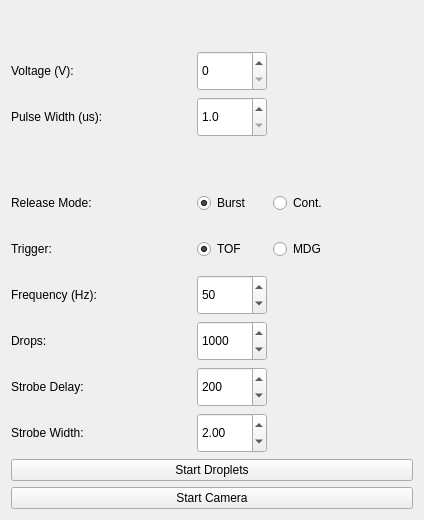
           <widget class="QWidget" name="tab_singlePulse">
            <attribute name="title">
             <string>Single Pulse</string>
            </attribute>
            <layout class="QVBoxLayout" name="verticalLayout_5">
             <item>
              <layout class="QGridLayout" name="gridLayout_singlepulse" rowstretch="0,0,0,0,0,0,0,0,0,0" rowminimumheight="40,40,40,40,40,40,40,40,40,40" columnminimumwidth="180,70,70,70">
               <property name="sizeConstraint">
                <enum>QLayout::SetMinimumSize</enum>
               </property>
               <item row="7" column="1">
                <widget class="QSpinBox" name="spinBoxDrops_sgl">
                 <property name="sizePolicy">
                  <sizepolicy hsizetype="Ignored" vsizetype="Ignored">
                   <horstretch>0</horstretch>
                   <verstretch>0</verstretch>
                  </sizepolicy>
                 </property>
                 <property name="keyboardTracking">
                  <bool>false</bool>
                 </property>
                 <property name="minimum">
                  <number>1</number>
                 </property>
                 <property name="maximum">
                  <number>32000</number>
                 </property>
                 <property name="value">
                  <number>1000</number>
                 </property>
                </widget>
               </item>
               <item row="5" column="0">
                <widget class="QLabel" name="label_sgltrigger">
                 <property name="sizePolicy">
                  <sizepolicy hsizetype="Ignored" vsizetype="Ignored">
                   <horstretch>0</horstretch>
                   <verstretch>0</verstretch>
                  </sizepolicy>
                 </property>
                 <property name="text">
                  <string>Trigger:</string>
                 </property>
                </widget>
               </item>
               <item row="4" column="2">
                <widget class="QRadioButton" name="radioButton_sglreleaseCont">
                 <property name="sizePolicy">
                  <sizepolicy hsizetype="Ignored" vsizetype="Ignored">
                   <horstretch>0</horstretch>
                   <verstretch>0</verstretch>
                  </sizepolicy>
                 </property>
                 <property name="text">
                  <string>Cont.</string>
                 </property>
                 <property name="autoExclusive">
                  <bool>true</bool>
                 </property>
                 <attribute name="buttonGroup">
                  <string notr="true">buttonGroup_singleRelease</string>
                 </attribute>
                </widget>
               </item>
               <item row="5" column="2">
                <widget class="QRadioButton" name="radioButton_sgltriggerMDG">
                 <property name="sizePolicy">
                  <sizepolicy hsizetype="Ignored" vsizetype="Ignored">
                   <horstretch>0</horstretch>
                   <verstretch>0</verstretch>
                  </sizepolicy>
                 </property>
                 <property name="text">
                  <string>MDG</string>
                 </property>
                 <property name="autoExclusive">
                  <bool>true</bool>
                 </property>
                 <attribute name="buttonGroup">
                  <string notr="true">buttonGroup_singleTrigger</string>
                 </attribute>
                </widget>
               </item>
               <item row="8" column="0">
                <widget class="QLabel" name="label_sglstrobedelay">
                 <property name="sizePolicy">
                  <sizepolicy hsizetype="Ignored" vsizetype="Ignored">
                   <horstretch>0</horstretch>
                   <verstretch>0</verstretch>
                  </sizepolicy>
                 </property>
                 <property name="text">
                  <string>Strobe Delay:</string>
                 </property>
                </widget>
               </item>
               <item row="6" column="1">
                <widget class="QSpinBox" name="spinBoxFreq_sgl">
                 <property name="sizePolicy">
                  <sizepolicy hsizetype="Ignored" vsizetype="Ignored">
                   <horstretch>0</horstretch>
                   <verstretch>0</verstretch>
                  </sizepolicy>
                 </property>
                 <property name="keyboardTracking">
                  <bool>false</bool>
                 </property>
                 <property name="minimum">
                  <number>1</number>
                 </property>
                 <property name="maximum">
                  <number>6000</number>
                 </property>
                 <property name="value">
                  <number>50</number>
                 </property>
                </widget>
               </item>
               <item row="2" column="1">
                <widget class="QDoubleSpinBox" name="doubleSpinBox_sglPWidth">
                 <property name="sizePolicy">
                  <sizepolicy hsizetype="Ignored" vsizetype="Ignored">
                   <horstretch>0</horstretch>
                   <verstretch>0</verstretch>
                  </sizepolicy>
                 </property>
                 <property name="keyboardTracking">
                  <bool>false</bool>
                 </property>
                 <property name="decimals">
                  <number>1</number>
                 </property>
                 <property name="minimum">
                  <double>1.000000000000000</double>
                 </property>
                 <property name="maximum">
                  <double>200.000000000000000</double>
                 </property>
                </widget>
               </item>
               <item row="4" column="0">
                <widget class="QLabel" name="label_sglreleasemode">
                 <property name="sizePolicy">
                  <sizepolicy hsizetype="Ignored" vsizetype="Ignored">
                   <horstretch>0</horstretch>
                   <verstretch>0</verstretch>
                  </sizepolicy>
                 </property>
                 <property name="text">
                  <string>Release Mode:</string>
                 </property>
                </widget>
               </item>
               <item row="2" column="0">
                <widget class="QLabel" name="label_sglPWidth">
                 <property name="sizePolicy">
                  <sizepolicy hsizetype="Ignored" vsizetype="Ignored">
                   <horstretch>0</horstretch>
                   <verstretch>0</verstretch>
                  </sizepolicy>
                 </property>
                 <property name="text">
                  <string>Pulse Width (us):</string>
                 </property>
                </widget>
               </item>
               <item row="4" column="1">
                <widget class="QRadioButton" name="radioButton_sglreleaseBurst">
                 <property name="sizePolicy">
                  <sizepolicy hsizetype="Ignored" vsizetype="Ignored">
                   <horstretch>0</horstretch>
                   <verstretch>0</verstretch>
                  </sizepolicy>
                 </property>
                 <property name="text">
                  <string>Burst</string>
                 </property>
                 <property name="checked">
                  <bool>true</bool>
                 </property>
                 <attribute name="buttonGroup">
                  <string notr="true">buttonGroup_singleRelease</string>
                 </attribute>
                </widget>
               </item>
               <item row="6" column="0">
                <widget class="QLabel" name="label_sglFreq">
                 <property name="sizePolicy">
                  <sizepolicy hsizetype="Ignored" vsizetype="Ignored">
                   <horstretch>0</horstretch>
                   <verstretch>0</verstretch>
                  </sizepolicy>
                 </property>
                 <property name="text">
                  <string>Frequency (Hz):</string>
                 </property>
                </widget>
               </item>
               <item row="8" column="1">
                <widget class="QSpinBox" name="spinBoxStrobedelay_sgl">
                 <property name="sizePolicy">
                  <sizepolicy hsizetype="Ignored" vsizetype="Ignored">
                   <horstretch>0</horstretch>
                   <verstretch>0</verstretch>
                  </sizepolicy>
                 </property>
                 <property name="keyboardTracking">
                  <bool>false</bool>
                 </property>
                 <property name="maximum">
                  <number>1000</number>
                 </property>
                 <property name="value">
                  <number>200</number>
                 </property>
                </widget>
               </item>
               <item row="7" column="0">
                <widget class="QLabel" name="label_sgldrops">
                 <property name="sizePolicy">
                  <sizepolicy hsizetype="Ignored" vsizetype="Ignored">
                   <horstretch>0</horstretch>
                   <verstretch>0</verstretch>
                  </sizepolicy>
                 </property>
                 <property name="text">
                  <string>Drops:</string>
                 </property>
                </widget>
               </item>
               <item row="1" column="0">
                <widget class="QLabel" name="label_sglVoltage">
                 <property name="sizePolicy">
                  <sizepolicy hsizetype="Ignored" vsizetype="Ignored">
                   <horstretch>0</horstretch>
                   <verstretch>0</verstretch>
                  </sizepolicy>
                 </property>
                 <property name="text">
                  <string>Voltage (V):</string>
                 </property>
                 <property name="scaledContents">
                  <bool>true</bool>
                 </property>
                 <property name="indent">
                  <number>0</number>
                 </property>
                </widget>
               </item>
               <item row="5" column="1">
                <widget class="QRadioButton" name="radioButton_sgltriggerTOF">
                 <property name="sizePolicy">
                  <sizepolicy hsizetype="Ignored" vsizetype="Ignored">
                   <horstretch>0</horstretch>
                   <verstretch>0</verstretch>
                  </sizepolicy>
                 </property>
                 <property name="text">
                  <string>TOF</string>
                 </property>
                 <property name="checkable">
                  <bool>true</bool>
                 </property>
                 <property name="checked">
                  <bool>true</bool>
                 </property>
                 <property name="autoExclusive">
                  <bool>true</bool>
                 </property>
                 <attribute name="buttonGroup">
                  <string notr="true">buttonGroup_singleTrigger</string>
                 </attribute>
                </widget>
               </item>
               <item row="4" column="3">
                <spacer name="horizontalSpacer_3">
                 <property name="orientation">
                  <enum>Qt::Horizontal</enum>
                 </property>
                 <property name="sizeType">
                  <enum>QSizePolicy::Minimum</enum>
                 </property>
                 <property name="sizeHint" stdset="0">
                  <size>
                   <width>40</width>
                   <height>20</height>
                  </size>
                 </property>
                </spacer>
               </item>
               <item row="0" column="0">
                <spacer name="verticalSpacer_5">
                 <property name="orientation">
                  <enum>Qt::Vertical</enum>
                 </property>
                 <property name="sizeType">
                  <enum>QSizePolicy::Minimum</enum>
                 </property>
                 <property name="sizeHint" stdset="0">
                  <size>
                   <width>20</width>
                   <height>40</height>
                  </size>
                 </property>
                </spacer>
               </item>
               <item row="1" column="1">
                <widget class="QSpinBox" name="spinBox_sglV">
                 <property name="sizePolicy">
                  <sizepolicy hsizetype="Ignored" vsizetype="Ignored">
                   <horstretch>0</horstretch>
                   <verstretch>0</verstretch>
                  </sizepolicy>
                 </property>
                 <property name="keyboardTracking">
                  <bool>false</bool>
                 </property>
                </widget>
               </item>
               <item row="3" column="0">
                <spacer name="verticalSpacer_4">
                 <property name="orientation">
                  <enum>Qt::Vertical</enum>
                 </property>
                 <property name="sizeType">
                  <enum>QSizePolicy::Minimum</enum>
                 </property>
                 <property name="sizeHint" stdset="0">
                  <size>
                   <width>20</width>
                   <height>40</height>
                  </size>
                 </property>
                </spacer>
               </item>
               <item row="9" column="0">
                <widget class="QLabel" name="label_sglStrobeWidth">
                 <property name="text">
                  <string>Strobe Width:</string>
                 </property>
                </widget>
               </item>
               <item row="9" column="1">
                <widget class="QDoubleSpinBox" name="doubleSpinBox_sglStrobeWidth">
                 <property name="sizePolicy">
                  <sizepolicy hsizetype="Ignored" vsizetype="Ignored">
                   <horstretch>0</horstretch>
                   <verstretch>0</verstretch>
                  </sizepolicy>
                 </property>
                 <property name="keyboardTracking">
                  <bool>false</bool>
                 </property>
                 <property name="minimum">
                  <double>0.010000000000000</double>
                 </property>
                 <property name="maximum">
                  <double>9.990000000000000</double>
                 </property>
                 <property name="singleStep">
                  <double>0.500000000000000</double>
                 </property>
                 <property name="value">
                  <double>2.000000000000000</double>
                 </property>
                </widget>
               </item>
              </layout>
             </item>
             <item>
              <widget class="QPushButton" name="pushButton_sgldrops">
               <property name="text">
                <string extracomment="Start droplets only, no video">Start Droplets</string>
               </property>
               <property name="checkable">
                <bool>true</bool>
               </property>
               <property name="checked">
                <bool>false</bool>
               </property>
               <property name="flat">
                <bool>false</bool>
               </property>
               <attribute name="buttonGroup">
                <string notr="true">buttonGroup_startDrops</string>
               </attribute>
              </widget>
             </item>
             <item>
              <widget class="QPushButton" name="pushButton_sglcamera">
               <property name="text">
                <string>Start Camera</string>
               </property>
               <property name="checkable">
                <bool>true</bool>
               </property>
               <attribute name="buttonGroup">
                <string notr="true">buttonGroup_startCamera</string>
               </attribute>
              </widget>
             </item>
            </layout>
           </widget>
